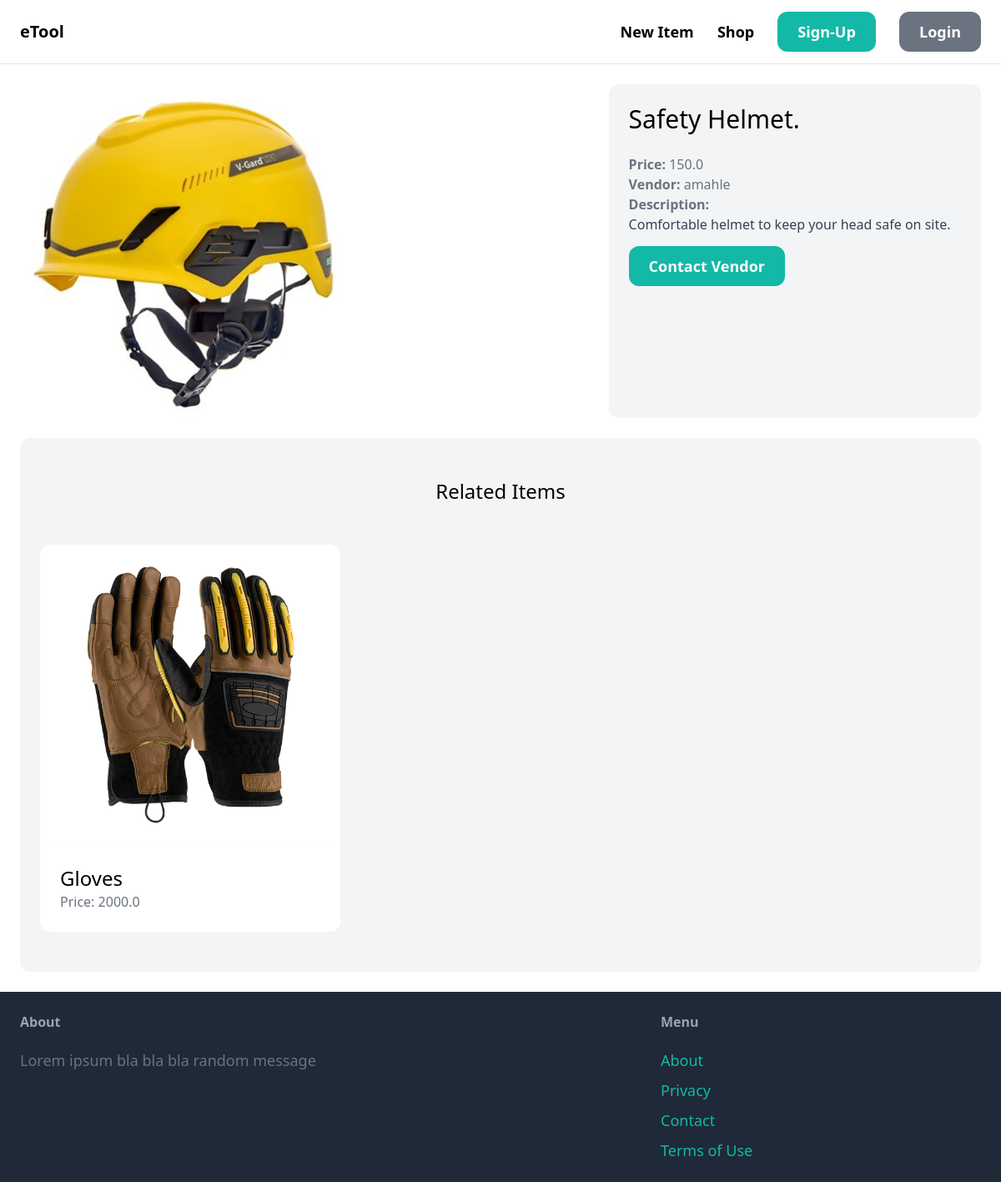
The page /item/7/ on the database its author committed.
### item/models.py (models this page shows)
class Item(models.Model):
   category = models.ForeignKey(Category, related_name = 'items', on_delete = models.CASCADE)
   name = models.CharField(max_length = 255)
   description = models.TextField(blank = True, null = True)
   price = models.FloatField()
   image = models.ImageField(upload_to='item_images', blank=True, null=True)
   is_sold = models.BooleanField(default=False)
   created_by = models.ForeignKey(User, related_name = 'items', on_delete=models.CASCADE)
   created_at = models.DateTimeField(auto_now_add = True)

### item/views.py (the view)
# urls.py: path('<int:pk>/', views.detail, name='detail'),
def detail(request, pk):
    item = get_object_or_404(Item, pk=pk)
    related_items = Item.objects.filter(category=item.category, is_sold=False).exclude(pk=pk) [0:3]
    return render(request, 'item/detail.html', {
        'item': item,
        'related_items' : related_items
    })

### item/templates/item/detail.html (shortened to what this page needs)
{% extends 'core/base.html' %}
{% block content %}
<div class="grid grid-cols-5 gap-6">
    <div class="col-span-3">
        <img src="{{ item.image.url}}" class="rounded-xl">
    </div>
    <div class="col-span-2 p-6 bg-gray-100 rounded-xl">
      <h1 class="mb-6 text-3xl">{{item.name}}</h1>
      <p class="text-gray-500"><strong>Price: </strong>{{item.price}}</p>
      <p class="text-gray-500"><strong>Vendor: </strong>{{item.created_by.username}}</p>
    {% if item.description %}
       <p class="text-gray-700">
         <strong class="text-gray-500">Description:</strong><br>
         {{item.description}}
       </p>
    {% endif %}
    <br>
   <a href="#" class="'inline-block mt-6 px-6 py-3 text-lg font-semibold bg-teal-500 text-white rounded-xl hover:bg-teal-700">Contact Vendor</a>
    </div>
</div>
<div class="mt-6 px-6 py-12 bg-gray-100 rounded-xl">
  <h2 class="mb-12 text-2xl text-center">Related Items</h2>
  <div class="grid grid-cols-3 gap-3">
      {% for item in related_items %}
           <div>
              <a href="{% url 'item:detail' item.id %}">
                  <div>
                    <img src="{{item.image.url}}" class="rounded-t-xl">
                  </div>
                  <div class="p-6 bg-white rounded-b-xl">
                      <h2 class="text-2xl">{{item.name}}</h2>
                      <p class="text-gray-500">Price: {{item.price}}</p>
                  </div>
              </a>
           </div>
      {% endfor %}
  </div>
</div>
{% endblock %}

### rows shown on the page
Item: image (picture), name "Safety Helmet.", price "150.0", created_by.username "amahle", description "Comfortable helmet to keep your head safe on site."
Item: image (picture), name "Gloves", price "2000.0"
